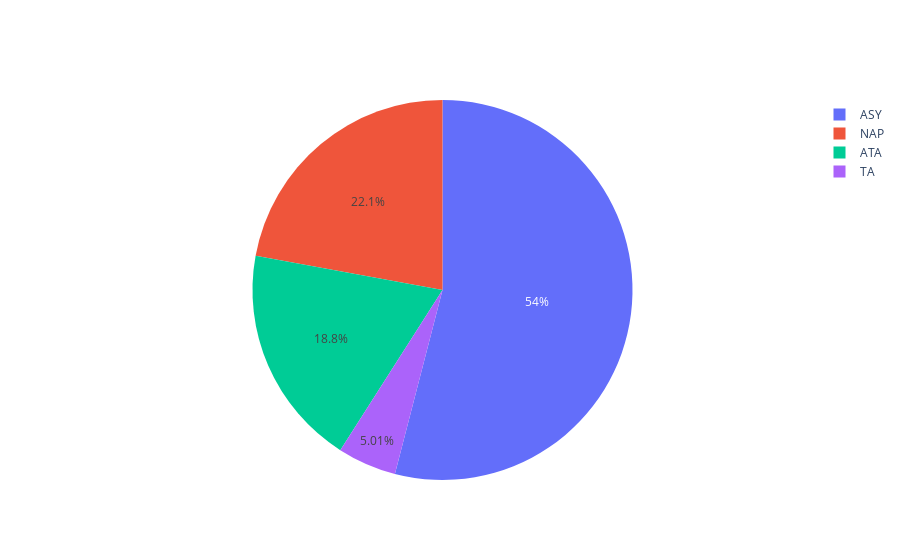

Notebook source saved alongside this figure:
### Code cell
fig = go.Figure(data=[go.Pie(labels=data['ChestPainType'].value_counts().index,
                      values=data['ChestPainType'].value_counts().values)])
fig.show()

### Figure 1 — Plotly figure (JSON) as saved in the notebook; plotly's stock layout.template omitted (floating-point values rounded to 4 significant figures)
{"data": [{"values": [496, 203, 173, 46], "labels": ["ASY", "NAP", "ATA", "TA"], "type": "pie"}], "layout": {}}
